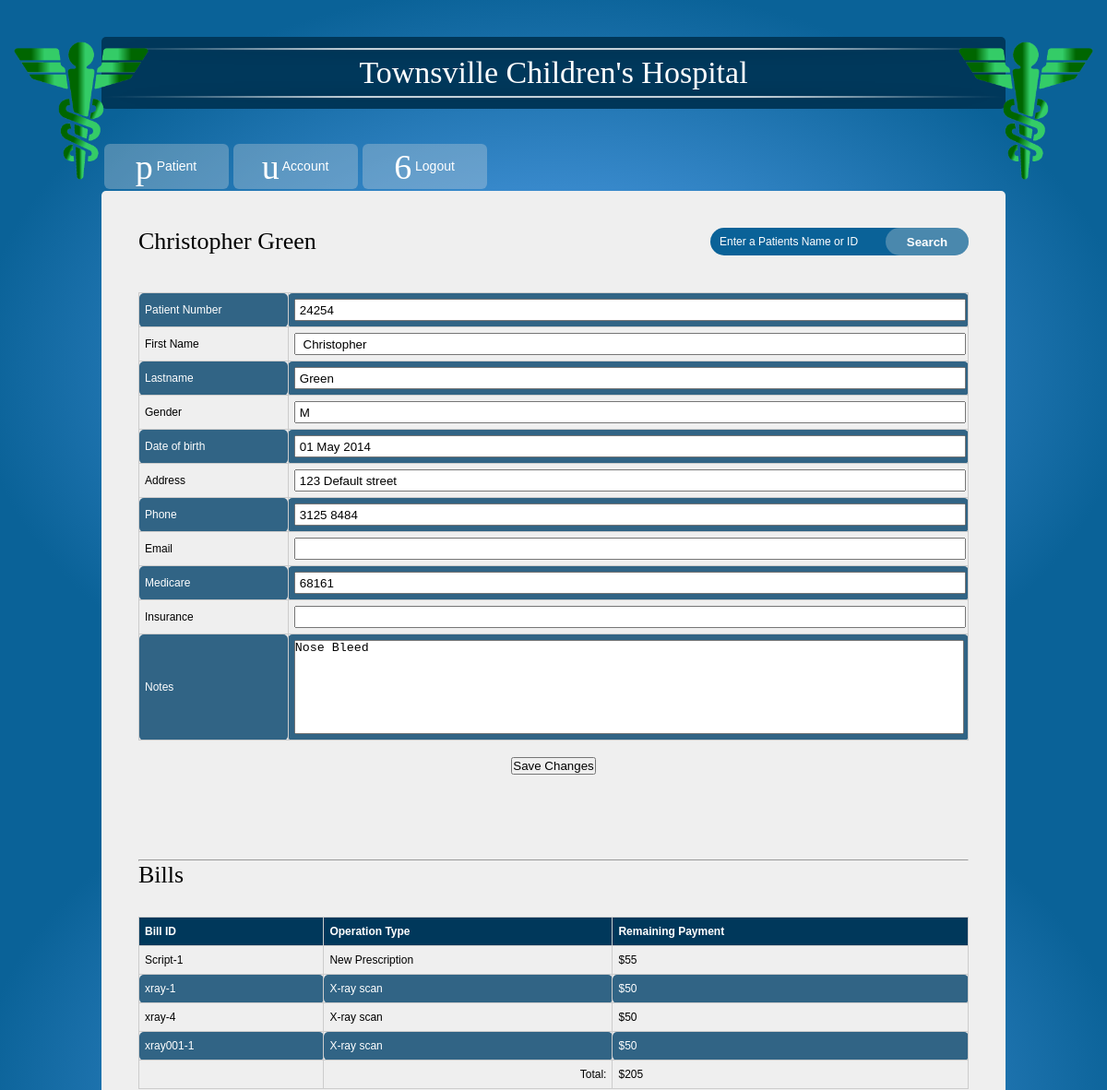
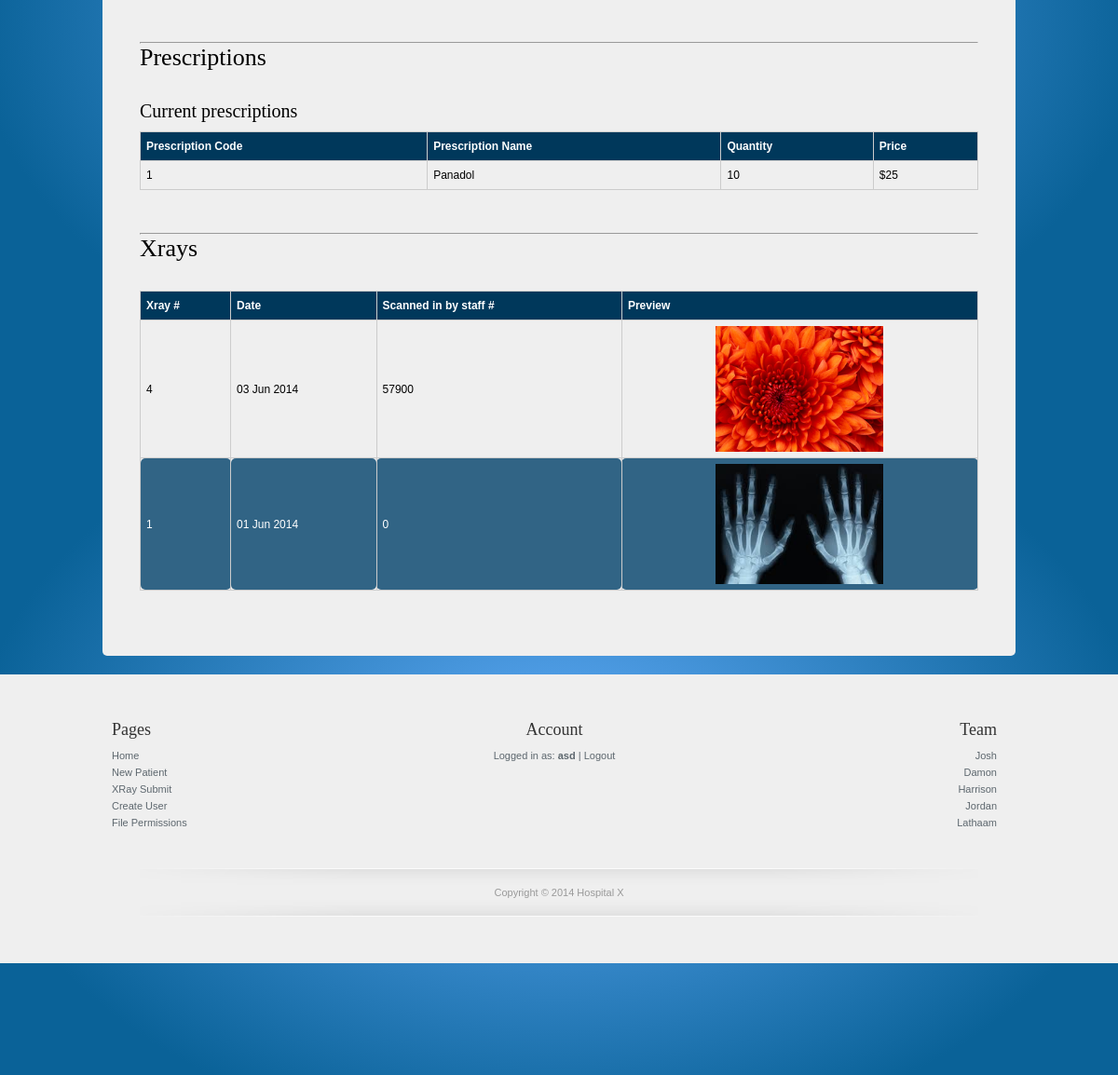
/patient.php?id=24254 (signed in), run on the app's committed database (2 pictures, top to bottom).
### tables this page shows
CREATE TABLE IF NOT EXISTS `patients` (
  `PatientNo` decimal(10,0) NOT NULL,
  `Lastname` varchar(30) DEFAULT NULL,
  `Firstname` varchar(30) DEFAULT NULL,
  `Sex` varchar(1) DEFAULT NULL,
  `Notes` varchar(200) DEFAULT NULL,
  `dob` varchar(255) NOT NULL,
  `address` varchar(255) NOT NULL,
  `phone` varchar(255) NOT NULL,
  `email` varchar(255) DEFAULT NULL,
  `medicare` varchar(255) DEFAULT NULL,
  `insurance` varchar(255) DEFAULT NULL,
  PRIMARY KEY (`PatientNo`)
);

CREATE TABLE IF NOT EXISTS `patientfinancial` (
  `billID` varchar(255) NOT NULL,
  `PatientID` decimal(10,0) NOT NULL,
  `OperationID` varchar(20) NOT NULL,
  `MoneyOwed` decimal(10,0) NOT NULL,
  PRIMARY KEY (`billID`),
  UNIQUE KEY `billID` (`billID`),
  KEY `PatientID` (`PatientID`),
  KEY `OperationID` (`OperationID`)
);

CREATE TABLE IF NOT EXISTS `prices` (
  `OperationID` varchar(10) NOT NULL,
  `Operation` varchar(20) NOT NULL,
  `OperationCost` decimal(10,0) DEFAULT NULL,
  `Rebate` decimal(10,0) DEFAULT NULL,
  PRIMARY KEY (`OperationID`)
);

CREATE TABLE IF NOT EXISTS `prescriptions` (
  `PrescriptionID` int(6) NOT NULL,
  `PatientID` int(11) NOT NULL,
  `Price` double NOT NULL,
  `PrescriptionName` varchar(100) NOT NULL,
  `Amount` decimal(3,0) DEFAULT NULL,
  PRIMARY KEY (`PrescriptionID`)
);

CREATE TABLE IF NOT EXISTS `xray` (
  `XrayFileId` decimal(10,0) NOT NULL,
  `Xray` varchar(255) NOT NULL,
  `PatientID` int(11) NOT NULL,
  `StaffID` decimal(6,0) NOT NULL,
  `XrayDate` date NOT NULL,
  PRIMARY KEY (`XrayFileId`),
  KEY `StaffID` (`StaffID`)
);

### patient.php (the view, shortened to what this page needs)
<?php
	include 'header.php';
	if(checkFilePermission(__FILE__, $mysqli)){
?>
		<?php
		if(isset($_POST['ward']) && isset($_POST['doctor']) && isset($_POST['id'])){
			$w = $_POST['ward'];
			$d = $_POST['doctor'];
			$id = $_POST['id'];
			$numUsed = singleSQL("SELECT COUNT(*) FROM patientlocation WHERE WardID='$w'",$mysqli);
			$numAvail = singleSQL("SELECT NoOfBeds FROM wards WHERE WardID='$w'",$mysqli);
			$wardd = multiSQL("SELECT PatientNo FROM patientlocation WHERE PatientNo=$id",$mysqli);
			if($wardd->num_rows === 0){
				if(($numAvail - $numUsed) > 0){
					if(runSQL("INSERT INTO patientlocation (PatientNo, DoctorID, BedNo, WardId) VALUES($id, $d, 0, '$w')",$mysqli)){
						echo 'Patient ' . $id . ' added to ward ' . $w . '.';
						$opID = "WardBed01";
						$cost = singleSQL("SELECT OperationCost FROM prices where OperationID = '$opID' ORDER BY OperationCost DESC LIMIT 1", $mysqli);
						$numward = singleSQL("SELECT count(billID)+1 as num FROM patientfinancial WHERE billID like 'ward%'",$mysqli);
						$fee = runSQL("INSERT INTO patientfinancial (billID, PatientID, OperationID, MoneyOwed) VALUES('ward-$numward', $id,'$opID','$cost')", $mysqli);
					} else { echo 'Something went wrong.'; }
				}
				else{
					echo 'This ward is full, try another.';
				}
			} else { echo 'Patient is already in a ward, remove them from that one first.'; }
		}else{
			$rows = singleRowSQL("SELECT PatientNo, Notes, Firstname, Lastname, sex, email, dob, phone, address, medicare, insurance FROM patients WHERE PatientNo=". $_GET['id'] ,$mysqli);
		?>
		<h2 style="display: inline;"><?php echo $rows['Firstname'] . " " . $rows['Lastname']; ?></h2>
		<?php
			echo '<table id="patientDetails"><form method="post" action="patient.php?id='.$_GET['id'].'">
				<tr><td class="leftc">Patient Number</td><td><input name="PatientNo" type="text" value="'.$rows['PatientNo'].'"></td></tr>
				<tr><td class="leftc">First Name</td><td><input name="Firstname" type="text" value="'.$rows['Firstname'].'"></td></tr>
				<tr><td class="leftc">Lastname</td><td><input name="Lastname" type="text" value="'.$rows['Lastname'].'"></td></tr>
				<tr><td class="leftc">Gender</td><td><input name="sex" type="text" value="'.$rows['sex'].'"></td></tr>
				<tr><td class="leftc">Date of birth</td><td><input name="dob" type="text" value="'.date('d M Y', strtotime($rows['dob'])).'"></td></tr>
				<tr><td class="leftc">Address</td><td><input name="address" type="text" value="'.$rows['address'].'"></td></tr>
				<tr><td class="leftc">Phone</td><td><input name="phone" type="text" value="'.$rows['phone'].'"></td></tr>
				<tr><td class="leftc">Email</td><td><input name="email" type="text" value="'.$rows['email'].'"></td></tr>
				<tr><td class="leftc">Medicare</td><td><input name="medicare" type="text" value="'.$rows['medicare'].'"></td></tr>
				<tr><td class="leftc">Insurance</td><td><input name="insurance" type="text" value="'.$rows['insurance'].'"></td></tr>
				<tr><td class="leftc">Notes</td><td><textarea name="Notes">'.$rows['Notes'].'</textarea></td></tr>
				</table>';
				echo '<center><br><input type="submit" value="Save Changes"></form></center>'
				?>
			<br><br>
			<?php
				$id = $_GET['id'];
				$t = multiSQL("SELECT BillID, Operation, MoneyOwed FROM prices p join patientfinancial f on p.OperationID = f.OperationID where patientID = $id",$mysqli);
				echo '<p>&nbsp;</p><br><hr><h2>Bills</h2>';
				if($t->num_rows !== 0){
					echo '<table id="patient_list">';
					echo '<tr><th>Bill ID</th><th>Operation Type</th><th>Remaining Payment</th></tr>';
					while($row = mysqli_fetch_array($t,MYSQLI_BOTH)){
						echo '<tr onclick=\'window.location="./bills.php?id='.$row['BillID'].'"\'>';
						echo '<td>'.$row['BillID'].'</td>';
						echo '<td>'.$row['Operation'].'</td>';
						echo '<td>$'.$row['MoneyOwed'].'</td>';
						echo '</tr>';
					}
					$tot = singleSQL("SELECT sum(MoneyOwed) as total FROM patientfinancial where PatientID = '$id'",$mysqli);
					echo '<tr><td></td><td style="text-align:right;">Total:</td><td>$'.$tot.'</td></tr>';
					echo '</table>';
				}else{
					echo 'This Patient has no Bills';
				}
			?>
			<?php include 'prescription.php'; ?>
			<?php
				$id = $_GET['id'];
				$t = multiSQL("SELECT XrayFileID, Xray,XrayDate, StaffID FROM xray WHERE PatientID='$id' ORDER BY XrayDate DESC",$mysqli);
				if($t->num_rows !== 0){
					echo '<p>&nbsp;</p><br><hr><h2>Xrays</h2><table id="patient_list">';
					echo '<tr><th>Xray #</th><th>Date</th><th>Scanned in by staff #</th><th>Preview</th></tr>';
					while($row = mysqli_fetch_array($t,MYSQLI_BOTH)){
						echo '<tr onclick=\'window.location="./xrays/'.$row['Xray'].'"\'>';
						echo '<td>'.$row['XrayFileID'].'</td>';
						echo '<td>'.date('d M Y', strtotime($row['XrayDate'])).'</td>';
						echo '<td>'.$row['StaffID'].'</td>';
						echo '<td><center><img src="./xrays/'.$row['Xray'].'" width="180px"></center></td>';
						echo '</tr>';
					}
					echo '</table>';
				}
			?>
		<div class="clear h20"></div>
	<?php include 'exportButton.php';} ?>
<?php } else { include 'permissionDenied.html'; } ?>
<?php include 'footer.php'; ?>

### prescription.php (shortened to what this page needs)
<?php
	echo '<p>&nbsp;</p><br><hr><h2>Prescriptions</h2>';
	$s = multiSQL("SELECT PrescriptionID, PrescriptionName, Amount, Price FROM prescriptions WHERE PatientID=$id ORDER BY PrescriptionID DESC",$mysqli);
	if($s->num_rows !== 0){
		echo '<h3>Current prescriptions</h3>
		<table><tr><th>Prescription Code</th><th>Prescription Name</th><th>Quantity</th><th>Price</th></tr>';
		while($ro = mysqli_fetch_array($s,MYSQLI_BOTH)){
			echo '<tr><td>'.$ro['PrescriptionID'].'</td><td>'.$ro['PrescriptionName'].'</td><td>'.$ro['Amount'].'</td><td>$'.round($ro['Price'],2).'</td>';
		}
		echo '</tr></table>';
	}else{ echo 'Patients doesn\'t have any prescriptions.<br>'; }
?>

### style.css (style rules this page uses)
* { margin:0; padding:0; }
p { margin-bottom: 10px; }
body { margin: 0; padding: 20px 0 0 0; color: #ccc; font-family: Verdana, Arial, Helvetica, sans-serif; font-size: 12px; line-height: 18px; background: -moz-radial-gradient(center, ellipse cover, #60abf8 0%, #0a6298 74%); background: -webkit-gradient(radial, center center, 0px, center center, 100%, color-stop(0%,#60abf8), color-stop(74%,#0a6298)); background: -webkit-radial-gradient(center, ellipse cover, #60abf8 0%,#0a6298 74%); background: -o-radial-gradient(center, ellipse cover, #60abf8 0%,#0a6298 74%); background: -ms-radial-gradient(center, ellipse cover, #60abf8 0%,#0a6298 74%); background: radial-gradient(ellipse at center, #60abf8 0%,#0a6298 74%); filter: progid:DXImageTransform.Microsoft.gradient( startColorstr='#60abf8', endColorstr='#0a6298',GradientType=1 ); }
h1, h2, h3, h4, h5, h6 { color:#000; font-weight:400; padding: 0; margin: 0 0 10px 0; font-family: Georgia, "Times New Roman", Times, serif; }
h2 { font-size:26px; margin-bottom: 30px; line-height: 30px; }
h3 { font-size:20px; line-height: 24px }
.clear { clear: both }
.h20 { height: 20px }
img { margin: 0; padding: 0; border: 0; }
input { margin-bottom: 10px }
table { width: 100%; border-collapse: collapse; }
tr:nth-of-type(odd) { background: #316485; color: white; }
tr:nth-of-type(even) { color: black; }
th { background: #00385b; color: white; font-weight: bold; }
td, th { padding: 6px; border: 1px solid #ccc; text-align: left; }
td { border-radius:5px; }
.leftc { width: 18%; }
#patientDetails input[type="text"] { width: calc(100% - 4px); height: 100%; height: 20px; margin: 0; padding-left: 4px; }
#patientDetails textarea { width: 100%; resize: none; height: 100px; }

### data on the page
patients: Firstname "Christopher", Lastname "Green", PatientNo "24254", sex "M", dob "01 May 2014", address "123 Default street", phone "3125 8484", medicare "68161", Notes "Nose Bleed"
patientfinancial: billID "Script-1", OperationID.Operation "New Prescription", MoneyOwed "55"
patientfinancial: billID "xray-1", OperationID.Operation "X-ray scan", MoneyOwed "50"
patientfinancial: billID "xray-4", OperationID.Operation "X-ray scan", MoneyOwed "50"
patientfinancial: billID "xray001-1", OperationID.Operation "X-ray scan", MoneyOwed "50"
prescriptions: PrescriptionName "Panadol", Amount "10", Price "25"
xray: XrayDate "03 Jun 2014", StaffID "57900", Xray (picture)
xray: XrayDate "01 Jun 2014", StaffID "0", Xray (picture)

### other printed values
$tot "205"
$_SESSION['User'] "asd"
